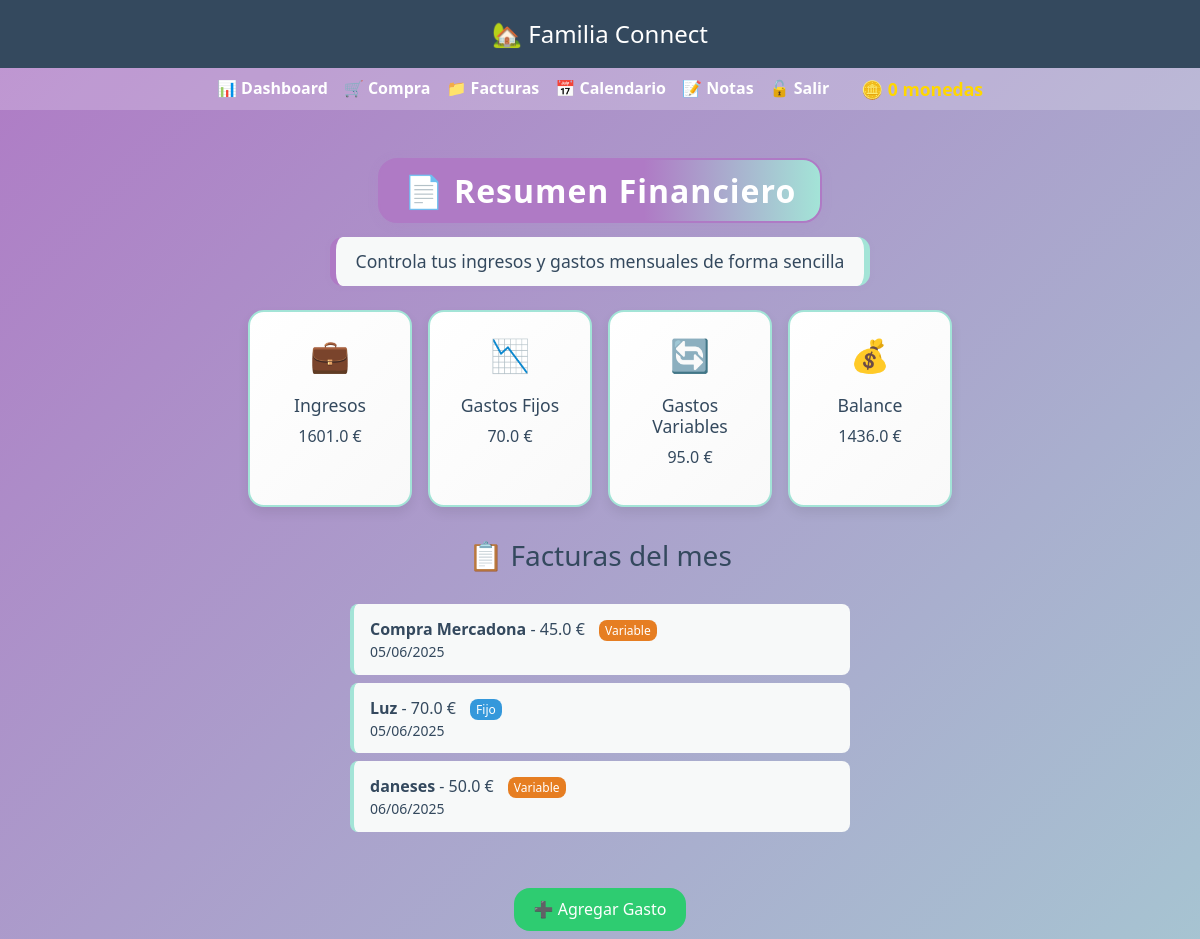
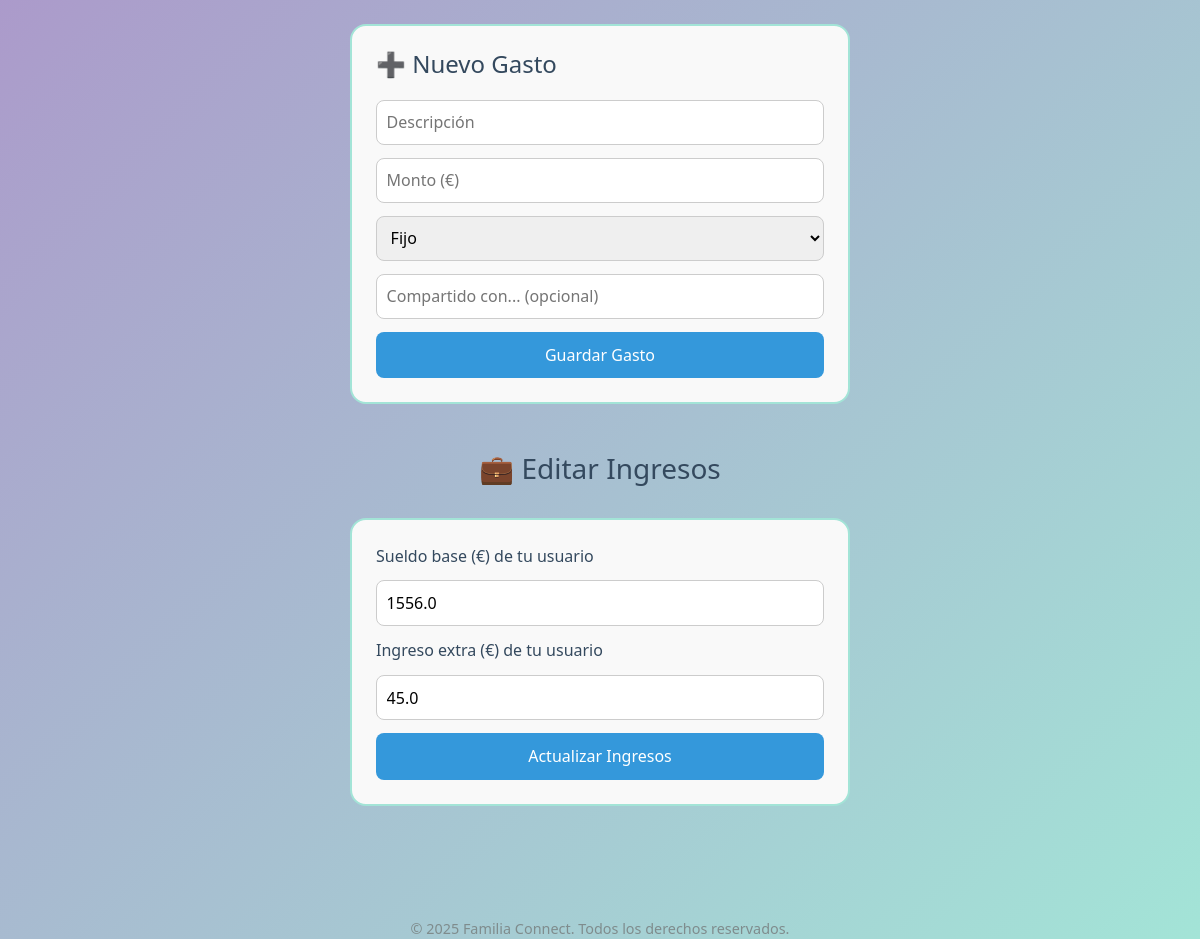
Screenshot of /facturas (signed in) with the database file from the repository (2 pictures, top to bottom).
### models.py (models this page shows, shortened)
class Expense(db.Model):
    id = db.Column(db.Integer, primary_key=True)
    user_id = db.Column(db.Integer, db.ForeignKey('user.id'))
    amount = db.Column(db.Float, nullable=False)
    description = db.Column(db.String(255))
    is_fixed = db.Column(db.Boolean, default=False)
    shared_between = db.Column(db.String(255))  # Por ahora puede ser una lista de nombres separada por comas
    date = db.Column(db.Date, default=datetime.utcnow)

class MonthlyIncome(db.Model):
    id = db.Column(db.Integer, primary_key=True)
    user_id = db.Column(db.Integer, db.ForeignKey('user.id'))
    month = db.Column(db.String(7))  # Ej: "2025-05"
    base_salary = db.Column(db.Float, nullable=False, default=0)
    extra_income = db.Column(db.Float, nullable=False, default=0)
    created_at = db.Column(db.DateTime, default=datetime.utcnow)

### app.py (the view, shortened to what this page needs)
@app.route("/facturas", methods=["GET", "POST"])
@login_required
def facturas():
    hoy = date.today()
    mes_actual = hoy.strftime("%Y-%m")
    ingresos_mes = MonthlyIncome.query.filter_by(month=mes_actual).all()
    total_base_salary = sum(i.base_salary for i in ingresos_mes)
    total_extra_income = sum(i.extra_income for i in ingresos_mes)
    total_ingresos = total_base_salary + total_extra_income
    ingreso_usuario = MonthlyIncome.query.filter_by(user_id=current_user.id, month=mes_actual).first()
    if not ingreso_usuario:
        ingreso_usuario = MonthlyIncome(user_id=current_user.id, month=mes_actual, base_salary=getattr(current_user, 'salary', 0) or 0, extra_income=0)
        db.session.add(ingreso_usuario)
        db.session.commit()
    gastos_mes = Expense.query.filter(
        extract('year', Expense.date) == hoy.year,
        extract('month', Expense.date) == hoy.month
    ).all()
    total_fijos = sum(g.amount for g in gastos_mes if g.is_fixed)
    total_variables = sum(g.amount for g in gastos_mes if not g.is_fixed)
    balance = total_ingresos - (total_fijos + total_variables)
    return render_template(
        "facturas.html",
        gastos=gastos_mes,
        total_fijos=total_fijos,
        total_variables=total_variables,
        ingresos={"base_salary": total_base_salary, "extra_income": total_extra_income, "month": mes_actual},
        ingreso_usuario=ingreso_usuario,
        balance=balance,
        user=current_user
    )

### app.py (called while the page is built)
@login_manager.user_loader
def load_user(user_id):
    return User.query.get(int(user_id))

@app.context_processor
def inject_monedas_usuario():
    if current_user.is_authenticated:
        return dict(monedas_usuario=current_user.coins or 0)
    return dict(monedas_usuario=0)

### templates/facturas.html (shortened to what this page needs)
{% extends "base.html" %}
{% block content %}
<div class="dashboard">
  <h2>📄 Resumen Financiero</h2>
  <p class="subtitle">Controla tus ingresos y gastos mensuales de forma sencilla</p>
  <div class="grid">
    <div class="card animated">
      <span class="emoji">💼</span>
      <h3>Ingresos</h3>
      <p>{{ ingresos.base_salary + ingresos.extra_income }} €</p>
    </div>
    <div class="card animated">
      <span class="emoji">📉</span>
      <h3>Gastos Fijos</h3>
      <p>{{ total_fijos }} €</p>
    </div>
    <div class="card animated">
      <span class="emoji">🔄</span>
      <h3>Gastos Variables</h3>
      <p>{{ total_variables }} €</p>
    </div>
    <div class="card animated">
      <span class="emoji">💰</span>
      <h3>Balance</h3>
      <p>{{ balance }} €</p>
    </div>
  </div>
  <h3 style="margin-top: 2rem;">📋 Facturas del mes</h3>
  <div class="expense-list">
    {% for gasto in gastos %}
      <div class="expense-item">
        <strong>{{ gasto.description }}</strong> - {{ gasto.amount }} €
        {% if gasto.is_fixed %}
          <span class="tag fijo">Fijo</span>
        {% else %}
          <span class="tag variable">Variable</span>
        {% endif %}
        <small style="display:block;">{{ gasto.date.strftime("%d/%m/%Y") }}</small>
      </div>
    {% else %}
      <p style="color: #7f8c8d;">No hay facturas registradas este mes.</p>
    {% endfor %}
  </div>
  <a href="#formulario-gasto" class="add-btn">➕ Agregar Gasto</a>
  <form id="formulario-gasto" method="POST" class="expense-form">
    <h4>➕ Nuevo Gasto</h4>
    <input type="text" name="descripcion" placeholder="Descripción" required>
    <input type="number" step="0.01" name="monto" placeholder="Monto (€)" required>
    <select name="tipo">
      <option value="fijo">Fijo</option>
    </select>
    <input type="text" name="compartido" placeholder="Compartido con... (opcional)">
    <button type="submit">Guardar Gasto</button>
  </form>
  <h3 style="margin-top: 3rem;">💼 Editar Ingresos</h3>
  <form method="POST" action="{{ url_for('actualizar_ingresos') }}" class="expense-form">
    <label for="base_salary">Sueldo base (€) de tu usuario</label>
    <input type="number" step="0.01" id="base_salary" name="base_salary" value="{{ ingreso_usuario.base_salary }}" placeholder="Sueldo base (€)" required>
    <label for="extra_income">Ingreso extra (€) de tu usuario</label>
    <input type="number" step="0.01" id="extra_income" name="extra_income" value="{{ ingreso_usuario.extra_income }}" placeholder="Ingreso extra (€)">
    <button type="submit">Actualizar Ingresos</button>
  </form>
</div>
{% endblock %}

### templates/base.html (style rules this page uses)
* { box-sizing: border-box; }
body { font-family: 'Segoe UI', sans-serif; margin: 0; padding: 0; background: linear-gradient(135deg, #af7ac5, #a3e4d7); color: #34495e; font-size: 16px; }
h2, .titulo { background: linear-gradient(90deg, #af7ac5 60%, #a3e4d7 100%); color: white !important; padding: 0.7rem 1.5rem; border-radius: 1.2rem; box-shadow: 0 2px 12px rgba(175,122,197,0.10); margin-bottom: 1.5rem; font-size: 2rem; text-align: center; letter-spacing: 1px; font-weight: 700; border: 2px solid #af7ac5; display: inline-block; }
.subtitle, .subtitulo, p.subtitle, p.subtitulo { background: #f7f9f9; color: #34495e !important; padding: 0.7rem 1.2rem; border-radius: 0.8rem; box-shadow: 0 1px 6px rgba(175,122,197,0.08); margin-bottom: 1.5rem; font-size: 1.1rem; font-weight: 500; display: inline-block; border-left: 6px solid #af7ac5; border-right: 6px solid #a3e4d7; }
@media (min-width: 768px) { h2 { font-size: 2rem; } }

### templates/facturas.html (style rules this page uses)
.dashboard { text-align: center; animation: fadeIn 0.8s ease-in-out; padding: 1rem 0; }
.subtitle { margin-top: -10px; font-size: 1.1rem; color: #7f8c8d; margin-bottom: 2rem; }
.grid { display: grid; grid-template-columns: repeat(auto-fit, minmax(160px, 1fr)); gap: 1rem; padding: 0 1rem; }
.card { background: linear-gradient(135deg, #ffffff, #f9f9f9); border: 2px solid #a3e4d7; border-radius: 1rem; padding: 1.2rem; color: #34495e; box-shadow: 0 6px 12px rgba(0,0,0,0.08); display: flex; flex-direction: column; align-items: center; }
.card h3 { margin-top: 0.5rem; font-size: 1.1rem; }
.card p { font-size: 1rem; }
.emoji { font-size: 2rem; margin-bottom: 0.5rem; }
.expense-list { margin: 2rem auto; max-width: 500px; text-align: left; }
.expense-item { background: #f7f9f9; padding: 0.8rem 1rem; margin-bottom: 0.5rem; border-left: 4px solid #a3e4d7; border-radius: 0.5rem; }
.tag { font-size: 0.75rem; padding: 2px 6px; border-radius: 0.5rem; margin-left: 10px; color: white; }
.fijo { background-color: #3498db; }
.variable { background-color: #e67e22; }
.add-btn { display: inline-block; margin-top: 1.5rem; background-color: #2ecc71; color: white; padding: 0.6rem 1.2rem; border-radius: 1rem; text-decoration: none; transition: background 0.3s ease; }
.expense-form { max-width: 500px; margin: 2rem auto; padding: 1.5rem; background: #f9f9f9; border: 2px solid #a3e4d7; border-radius: 1rem; display: flex; flex-direction: column; gap: 0.8rem; text-align: left; }
.expense-form input, .expense-form select { padding: 0.6rem; border-radius: 0.5rem; border: 1px solid #ccc; font-size: 1rem; }
.expense-form button { background-color: #3498db; color: white; border: none; padding: 0.7rem; font-size: 1rem; border-radius: 0.5rem; cursor: pointer; transition: background 0.3s ease; }

### rows the page displays
Expense: description "Compra Mercadona", amount "45.0", is_fixed "Variable", date "05/06/2025"
Expense: description "Luz", amount "70.0", is_fixed "Fijo", date "05/06/2025"
Expense: description "daneses", amount "50.0", is_fixed "Variable", date "06/06/2025"
MonthlyIncome: base_salary "1556.0", extra_income "45.0"

### other values shown
{{ ingresos.base_salary + ingresos.extra_income }} "1601.0"
{{ total_fijos }} "70.0"
{{ total_variables }} "95.0"
{{ balance }} "1436.0"
